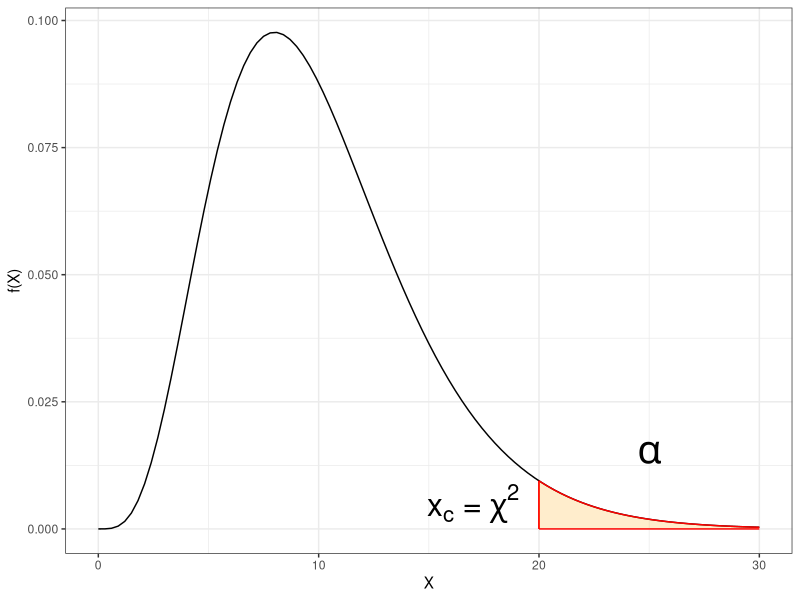

R code for this plot:
## ---- chunk 1
options(htmltools.dir.version = FALSE)
knitr::opts_chunk$set(echo=TRUE, message = FALSE, warning = FALSE, comment = "#>", fig.align = "center")
options(dplyr.print_min = 5, dplyr.print_max = 5)
## ---- chunk 2
library(tidyverse)
ggplot(data.frame(x=c(0,30)), aes(x = x)) +
  stat_function(fun = dchisq,
                args = list(df=10)
                )+
  geom_segment(aes(x=20,y=0,xend=20,yend=dchisq(20,10)),color="red") +
  stat_function(fun = dchisq,
                args = list(df=10),
                xlim = c(20,30),
                color="red",
                geom = "area",
                alpha = .2,
                fill = "orange"
    
  ) + 
  labs(y="f(X)", x="X") +
  annotate(geom="text", x=25, y=0.015, 
           label=expression(alpha),size=10)+
  annotate(geom="text", x=17, y=0.005, 
           label=expression(paste(x[c]," = ",chi^2)),size=8)+
  theme_bw()
